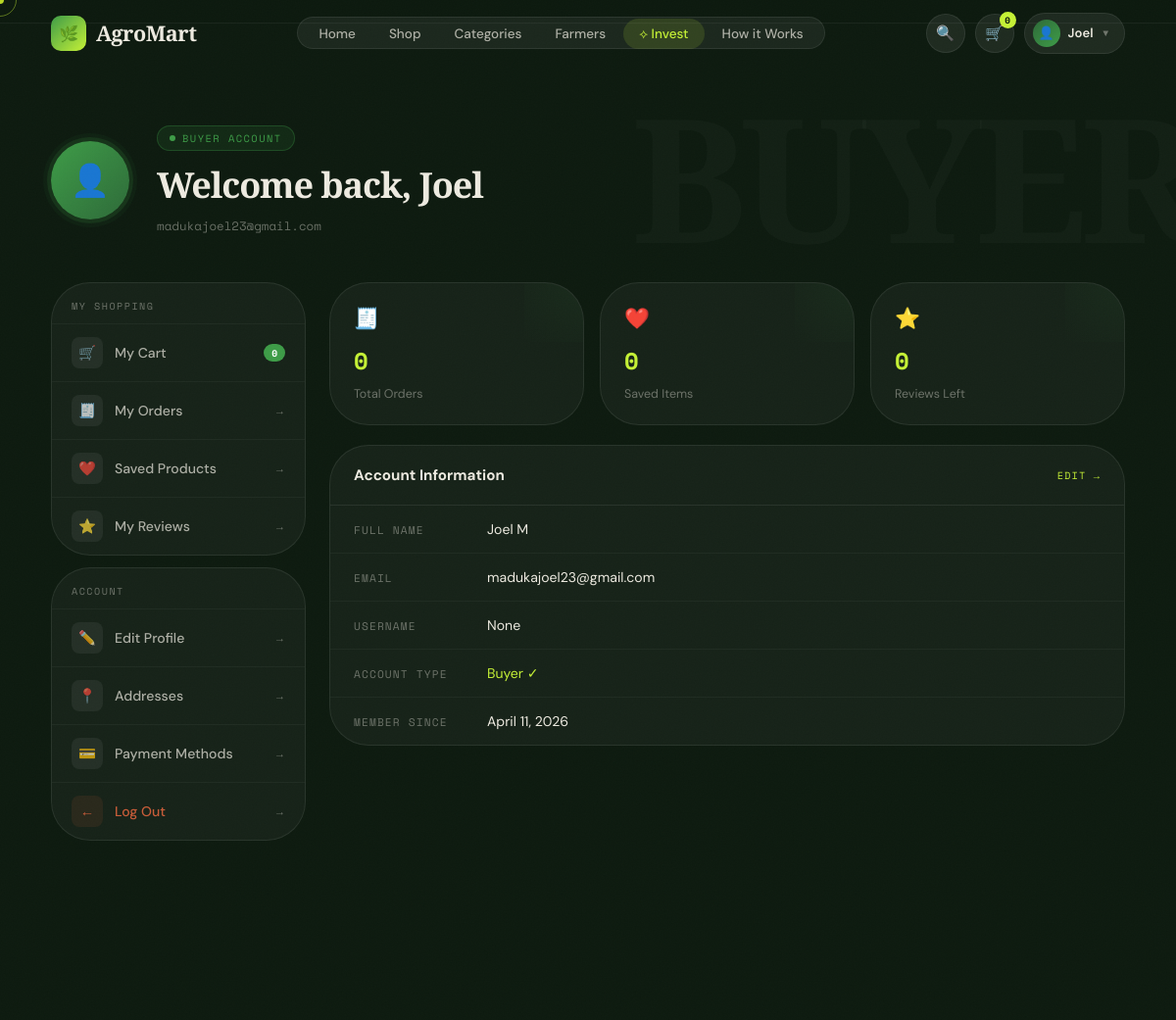
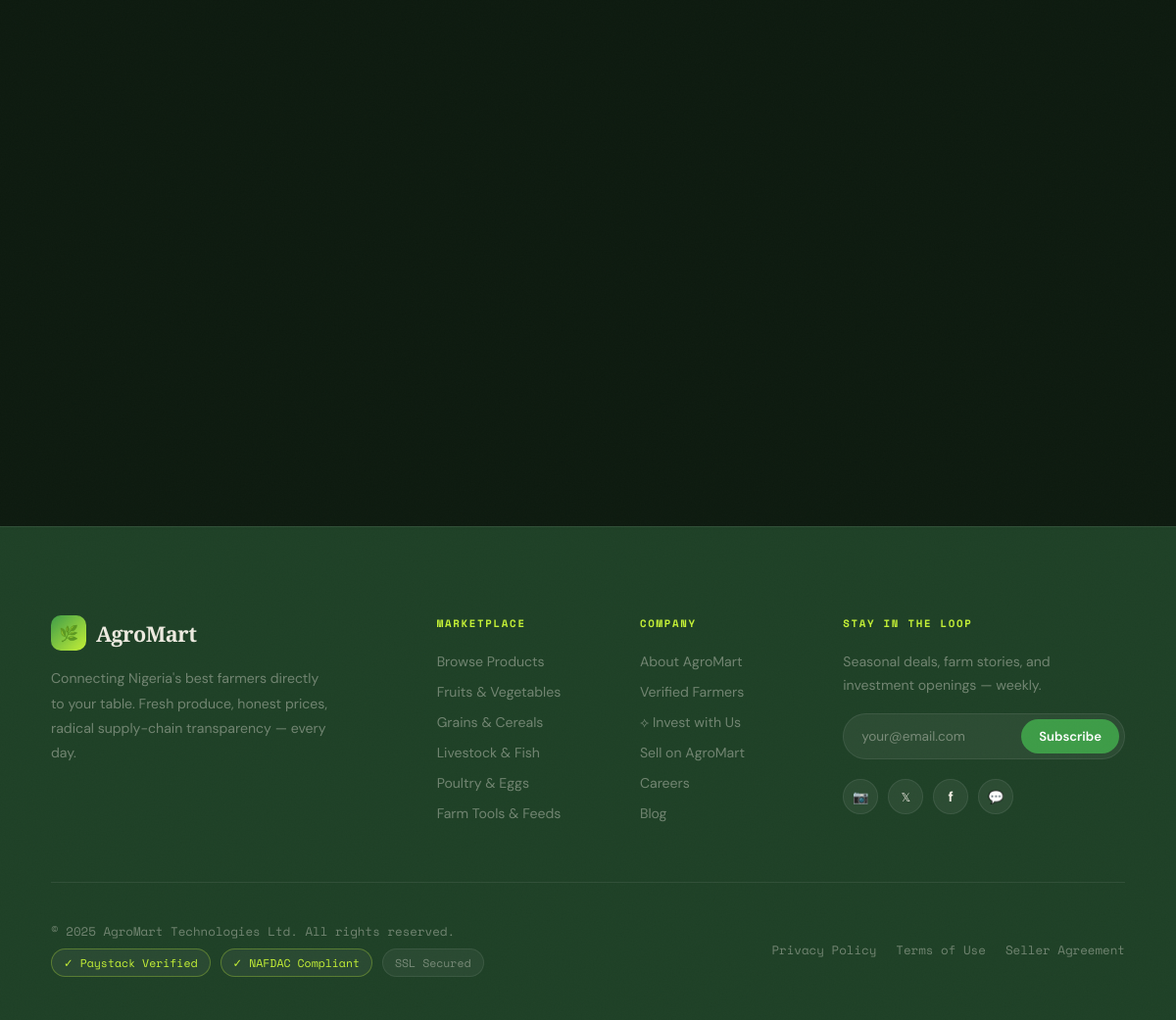
Page /profile/ (signed in) on the committed database (2 pictures, top to bottom).
### accounts/models.py (models this page shows, shortened)
class User(AbstractUser):
    username = None
    email = models.EmailField(unique=True)
    phone = models.CharField(max_length=15, blank=True)
    is_buyer = models.BooleanField(default=True)
    is_seller = models.BooleanField(default=False)
    is_super_admin = models.BooleanField(default=False)
    profile_completed = models.BooleanField(default=False)  # 👈 add this
    USERNAME_FIELD = 'email'
    REQUIRED_FIELDS = []
    objects = UserManager()

### profiles/views.py (the view)
# urls.py: path('', profile_view, name='profile'),
@login_required
def profile_view(request):
    user = request.user
    if user.is_super_admin:
        return render(request, 'profiles/admin_profile.html')
    elif hasattr(user, 'profile') and user.profile.role == 'seller':
        return render(request, 'profiles/seller_profile.html')
    return render(request, 'profiles/buyer_profile.html')

### templates/profiles/buyer_profile.html (shortened to what this page needs)
{% extends "base.html" %}
{% block content %}
<section class="profile-hero">
  <div class="profile-header rv">
    <div class="profile-avatar">👤</div>
    <div class="profile-header-text">
      <div class="profile-badge">
        <span class="profile-badge-dot"></span>
        Buyer Account
      </div>
      <h1>Welcome back, {{ request.user.get_short_name|default:request.user.username }}</h1>
      <span class="profile-email">{{ request.user.email }}</span>
    </div>
  </div>
</section>
<div class="profile-grid">
  <aside class="profile-sidebar rv">
    <div class="profile-nav-card">
      <div class="profile-nav-label">My Shopping</div>
      <a href="/products/cart/" class="profile-nav-link has-badge">
        <span class="pnl-ico">🛒</span>
        My Cart
        <span class="pnl-badge">{% if cart_count %}{{ cart_count }}{% else %}0{% endif %}</span>
      </a>
      <a href="#" class="profile-nav-link">
        <span class="pnl-ico">🧾</span>
        My Orders
        <span class="pnl-arrow">→</span>
      </a>
      <a href="#" class="profile-nav-link">
        <span class="pnl-ico">❤️</span>
        Saved Products
        <span class="pnl-arrow">→</span>
      </a>
      <a href="#" class="profile-nav-link">
        <span class="pnl-ico">⭐</span>
        My Reviews
        <span class="pnl-arrow">→</span>
      </a>
    </div>
    <div class="profile-nav-card">
      <div class="profile-nav-label">Account</div>
      <a href="#" class="profile-nav-link">
        <span class="pnl-ico">✏️</span>
        Edit Profile
        <span class="pnl-arrow">→</span>
      </a>
      <a href="#" class="profile-nav-link">
        <span class="pnl-ico">📍</span>
        Addresses
        <span class="pnl-arrow">→</span>
      </a>
      <a href="#" class="profile-nav-link">
        <span class="pnl-ico">💳</span>
        Payment Methods
        <span class="pnl-arrow">→</span>
      </a>
      <a href="{% url 'logout' %}" class="profile-nav-link" style="color:var(--rust)!important">
        <span class="pnl-ico" style="background:rgba(200,92,56,.1)">←</span>
        Log Out
        <span class="pnl-arrow">→</span>
      </a>
    </div>
  </aside>
  <div class="profile-main">
    <div class="profile-stats">
      <div class="pstat-card rv">
        <span class="pstat-ico">🧾</span>
        <span class="pstat-val">0</span>
        <span class="pstat-label">Total Orders</span>
      </div>
      <div class="pstat-card rv d1">
        <span class="pstat-ico">❤️</span>
        <span class="pstat-val">0</span>
        <span class="pstat-label">Saved Items</span>
      </div>
      <div class="pstat-card rv d2">
        <span class="pstat-ico">⭐</span>
        <span class="pstat-val">0</span>
        <span class="pstat-label">Reviews Left</span>
      </div>
    </div>
    <div class="info-card rv">
      <div class="info-card-head">
        <h3>Account Information</h3>
        <a href="#">Edit →</a>
      </div>
      <div class="info-row">
        <span class="info-row-label">Full Name</span>
        <span class="info-row-val">{{ request.user.get_full_name|default:"—" }}</span>
      </div>
      <div class="info-row">
        <span class="info-row-label">Email</span>
        <span class="info-row-val">{{ request.user.email }}</span>
      </div>
      <div class="info-row">
        <span class="info-row-label">Username</span>
        <span class="info-row-val">{{ request.user.username }}</span>
      </div>
      <div class="info-row">
        <span class="info-row-label">Account Type</span>
        <span class="info-row-val green">Buyer ✓</span>
      </div>
      <div class="info-row">
        <span class="info-row-label">Member Since</span>
        <span class="info-row-val">{{ request.user.date_joined|date:"N j, Y"|default:"—" }}</span>
      </div>
    </div>
  </div>
</div>
{% endblock %}

### templates/base.html (shortened to what this page needs)
<!DOCTYPE html>
<html lang="en">
<head>
  {% load static %}
</head>
<body>
<nav class="nav" id="nav">
  <a href="{% url 'home' %}" class="nav-logo">
    <div class="nav-logo-mark">🌿</div>
    AgroMart
  </a>
  <ul class="nav-links">
    <li><a href="{% url 'home' %}" class="{% if request.resolver_match.url_name == 'home' %}active{% endif %}">Home</a></li>
    <li><a href="{% url 'product_list' %}">Shop</a></li>
    <li><a href="{% url 'categories' %}">Categories</a></li>
    <li><a href="#">Farmers</a></li>
    <li class="invest-link"><a href="#">⟡ Invest</a></li>
    <li><a href="#">How it Works</a></li>
  </ul>
  <div class="nav-right">
    <a href="#" class="nav-icon-btn" title="Search">🔍</a>
    <a href="#" class="nav-icon-btn" title="Cart">
      🛒
      <span class="nav-badge">{% if cart_count %}{{ cart_count }}{% else %}0{% endif %}</span>
    </a>
    {% if user.is_authenticated %}
      <div class="nav-user" id="navUser">
        <button class="nav-user-btn" id="navUserBtn" aria-expanded="false">
          <div class="nav-user-ava">👤</div>
          <span class="nav-user-name">{{ user.get_short_name|default:user.username }}</span>
          <span class="nav-user-chevron">▼</span>
        </button>
      </div>
    {% else %}
      <a href="{% url 'login' %}" class="nav-auth-link">Log in</a>
      <a href="{% url 'register' %}" class="btn btn-green" style="padding:9px 20px;font-size:.85rem;">Get Started</a>
    {% endif %}
  </div>
</nav>
<div class="nav-drawer" id="navDrawer">
</div>
<main>{% block content %}{% endblock %}</main>
<footer class="footer">
  <div class="footer-top">
    <div>
      <a href="{% url 'home' %}" class="nav-logo" style="display:inline-flex">
        <div class="nav-logo-mark">🌿</div>AgroMart
      </a>
      <p class="footer-brand-blurb">Connecting Nigeria's best farmers directly to your table. Fresh produce, honest prices, radical supply-chain transparency — every day.</p>
    </div>
    <div class="footer-col">
      <h5>Marketplace</h5>
      <ul>
        <li><a href="/products/all/">Browse Products</a></li>
        <li><a href="#">Fruits &amp; Vegetables</a></li>
        <li><a href="#">Grains &amp; Cereals</a></li>
        <li><a href="#">Livestock &amp; Fish</a></li>
        <li><a href="#">Poultry &amp; Eggs</a></li>
        <li><a href="#">Farm Tools &amp; Feeds</a></li>
      </ul>
    </div>
    <div class="footer-col">
      <h5>Company</h5>
      <ul>
        <li><a href="#">About AgroMart</a></li>
        <li><a href="#">Verified Farmers</a></li>
        <li><a href="#">⟡ Invest with Us</a></li>
        <li><a href="#">Sell on AgroMart</a></li>
        <li><a href="#">Careers</a></li>
        <li><a href="#">Blog</a></li>
      </ul>
    </div>
    <div class="footer-col footer-newsletter">
      <h5>Stay in the Loop</h5>
      <p>Seasonal deals, farm stories, and investment openings — weekly.</p>
      <div class="nl-form">
        <input type="email" placeholder="your@email.com" />
        <button type="button">Subscribe</button>
      </div>
      <div class="social-row" style="margin-top:20px">
        <a href="#" class="social-btn" title="Instagram">📷</a>
        <a href="#" class="social-btn" title="X / Twitter" style="font-family:var(--mono);font-size:.75rem">𝕏</a>
        <a href="#" class="social-btn" title="Facebook" style="font-weight:700;font-size:.9rem">f</a>
        <a href="#" class="social-btn" title="WhatsApp">💬</a>
      </div>
    </div>
  </div>
  <div class="footer-bottom">
    <div>
      <p>© 2025 AgroMart Technologies Ltd. All rights reserved.</p>
      <div class="f-badges">
        <span class="f-badge ok">✓ Paystack Verified</span>
        <span class="f-badge ok">✓ NAFDAC Compliant</span>
        <span class="f-badge">SSL Secured</span>
      </div>
    </div>
    <div class="footer-legal-links">
      <a href="#">Privacy Policy</a>
      <a href="#">Terms of Use</a>
      <a href="#">Seller Agreement</a>
    </div>
  </div>
</footer>
</body>
</html>

### rows in the picture
User: get_short_name "Joel", user.get_short_name "Joel", user.email "madukajoel23@gmail.com", user.get_full_name "Joel M", user.username "None", user.date_joined "April 11, 2026"
